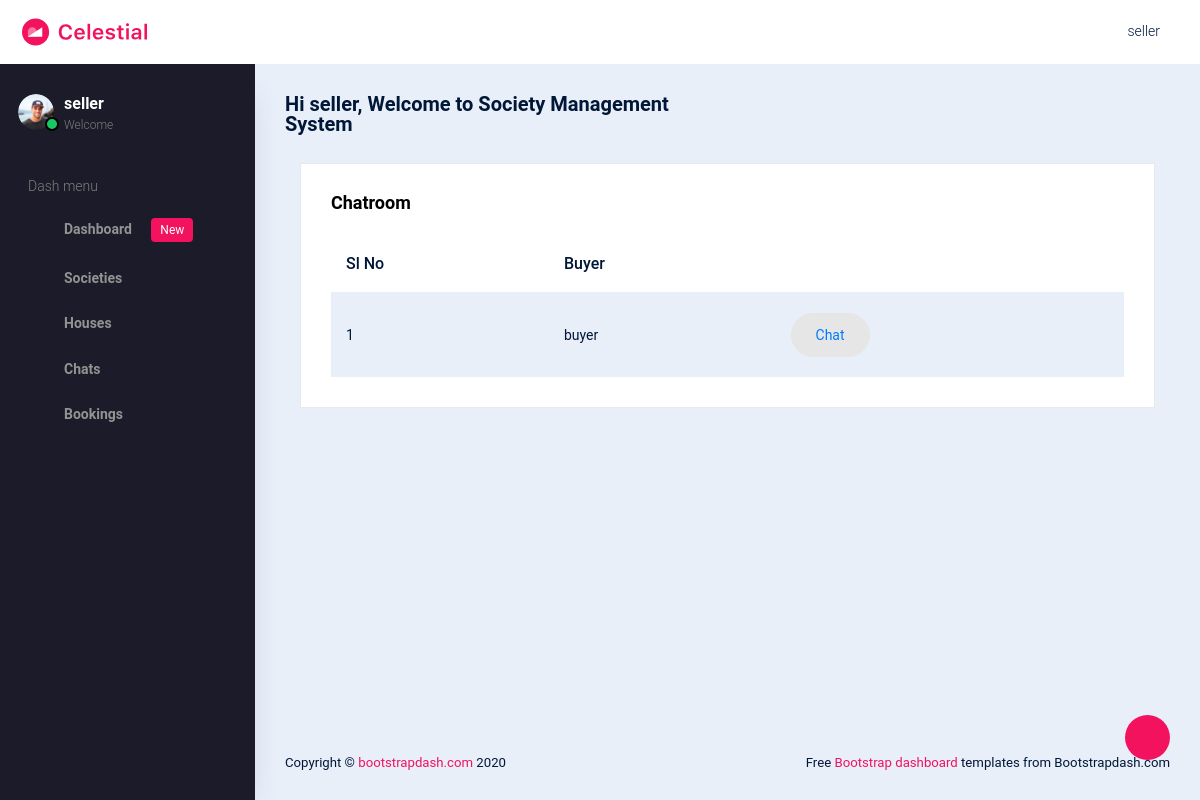
Page /view_chat_room_for_seller (signed in) on the earlier database version.
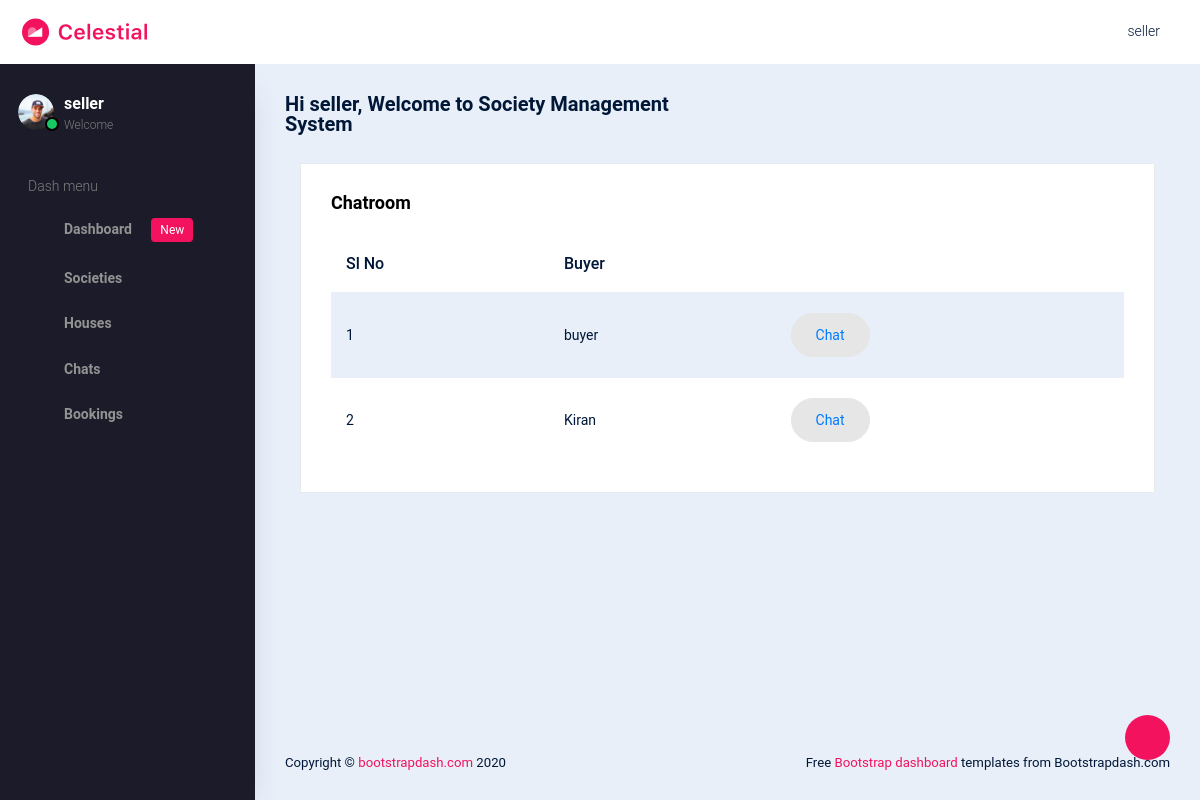
Same page on the later database version.
### smsystem_app/models.py (models this page shows, shortened)
class Buyer(models.Model):
    user =  models.OneToOneField(CustomUser, on_delete=models.CASCADE, related_name='buyeruser',null=True,blank=True)
    name = models.CharField(max_length=100)
    address = models.TextField()
    phone_number = models.CharField(max_length=20)
    email = models.EmailField(null=True, blank=True)

### smsystem_app/views.py (the view)
# urls.py: path('view_chat_room_for_seller', views.view_chat_room_for_seller, name='view_chat_room_for_seller')
def view_chat_room_for_seller(request):
    msgs = Message.objects.filter(Q(sender=request.user)|
                                  Q(reciever=request.user))
    msg__senders = set(
        list(msgs.values_list('sender__id', flat=True))+
        list(msgs.values_list('reciever__id', flat=True))
        )
    users = Buyer.objects.filter(user__in=msg__senders)
    return render(request, 'chatroom_lay_for_seller.html', {'messages': users} )

### templates/chatroom_lay_for_seller.html (shortened to what this page needs)
{% extends 'seller_home.html' %}
{% load crispy_forms_tags %}
{% block content %}
<div class="col-lg-12 grid-margin stretch-card">
  <div class="card">
    <div class="card-body">
      <h4 class="card-title">Chatroom</h4>
      <div class="table-responsive">
        <table class="table table-striped">
          <thead>
            <tr>
              <th>
                Sl No
              </th>
              <th>
                Buyer
              </th>
              <th>
              </th>
            </tr>
          </thead>
          <tbody>
            {% for i in messages %}
            <tr>
              <td>
                {{ forloop.counter }}
              </td>
              <td>
                {{ i.name }}
              </td>
              <td>
                <button type="button" class="btn btn-light btn-rounded btn-fw"><a href="{% url 'view_messages_for_seller' i.user.id %}" >Chat</a></button>
              </td>
              {% endfor %}
            </tr>
          </tbody>
        </table>
      </div>
    </div>
  </div>
</div>
  {% endblock %}

Differences in the rows shown:
added Buyer: name "Kiran"
